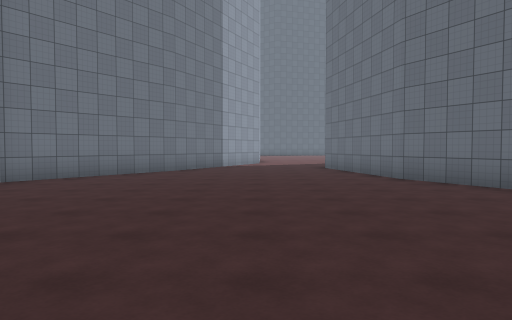
[1] (above)

24 first-person views from a walk through a Unity game level. The camera is 1.4 m above the floor, tilts 2° down and sees 70° across. The floor is counted in squares, 2 m on a side. Each view is taken from the middle of a square. On the plan, view 1 faces up. The plan holds only what a view shows up to about 11 squares ahead; the rest is blank. The place goes on beyond the plan. The player character is not drawn. Surface patterns are stand-ins for the level's own textures.

[2]
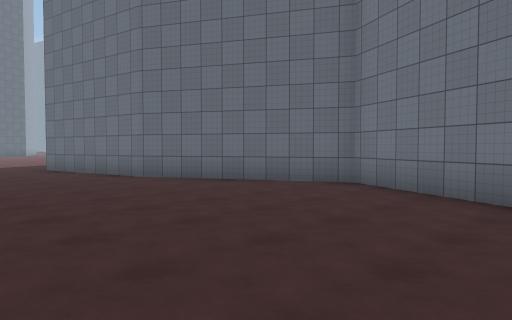

[3]
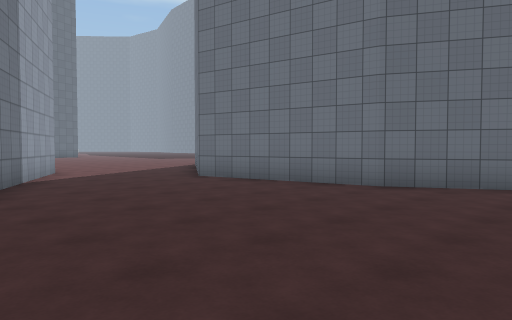

[4]
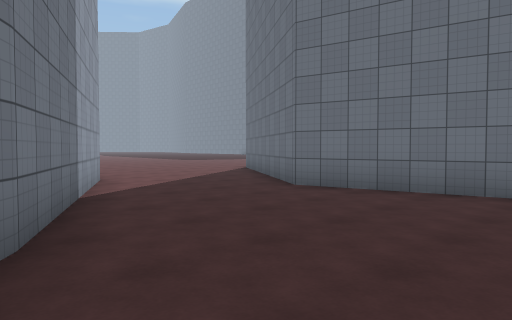

[5]
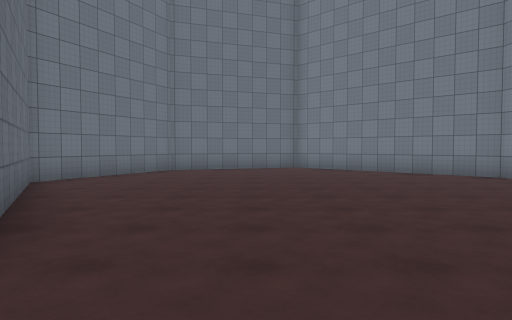

[6]
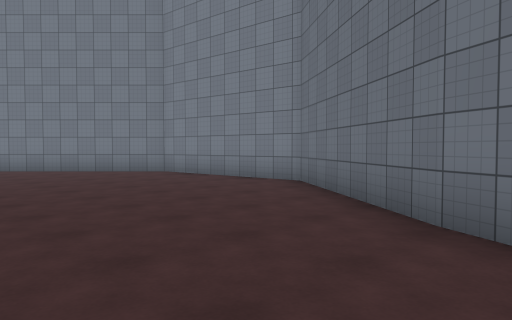

[7]
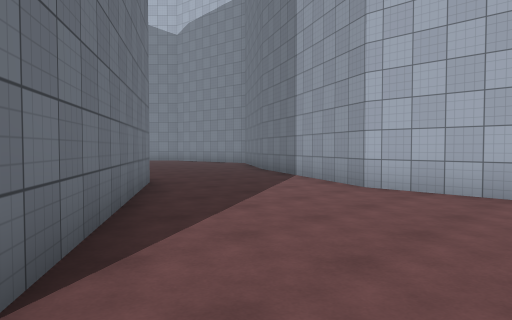

[8]
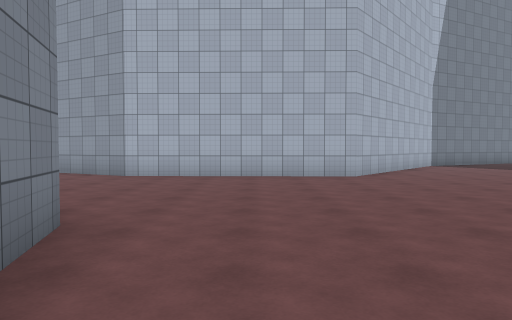

[9]
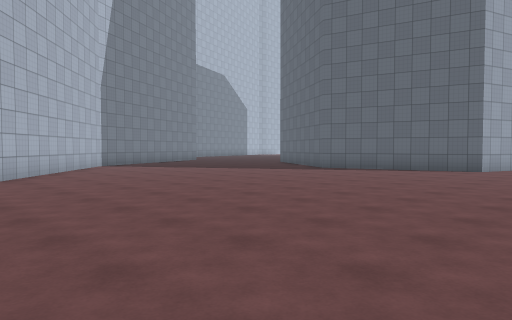

[10]
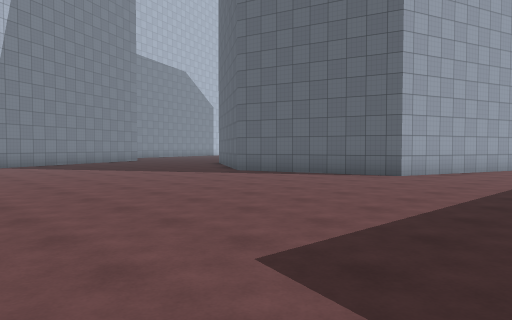

[11]
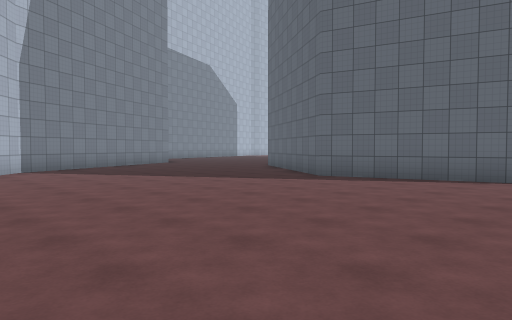

[12]
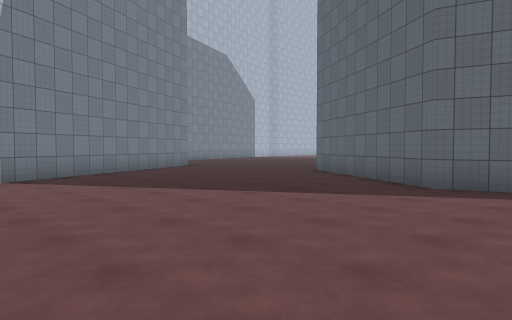

[13]
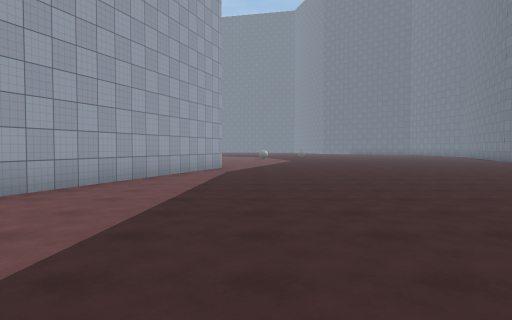

[14]
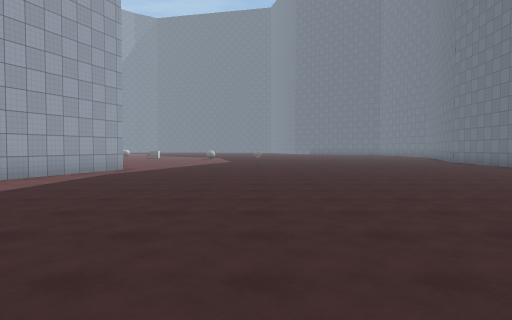

[15]
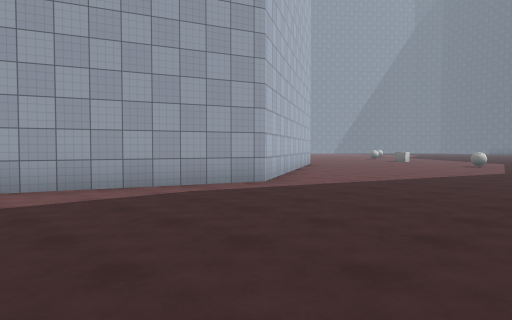

[16]
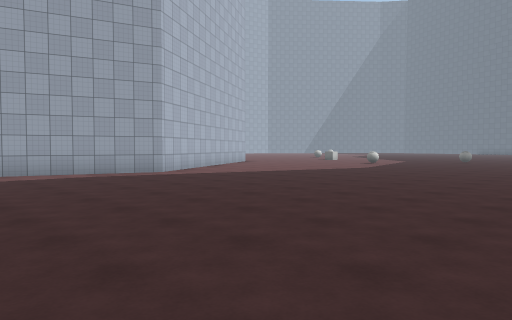

[17]
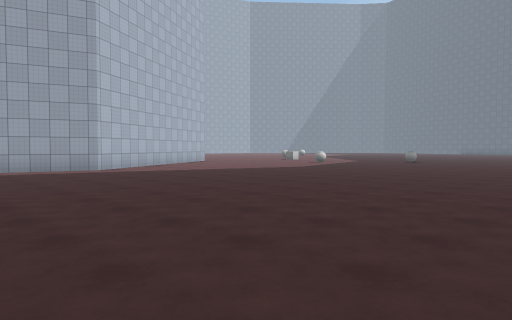

[18]
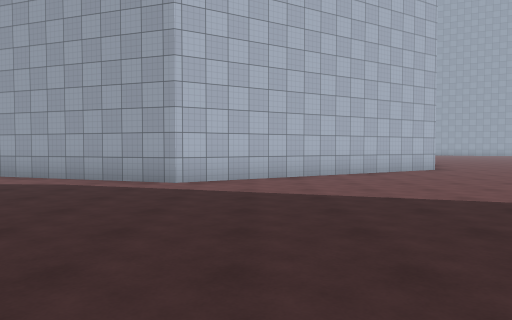

[19]
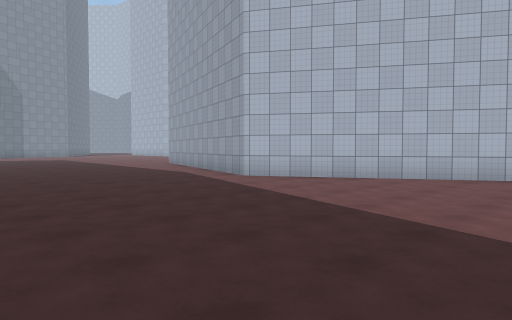

[20]
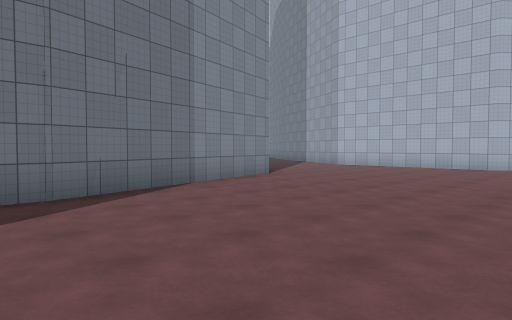

[21]
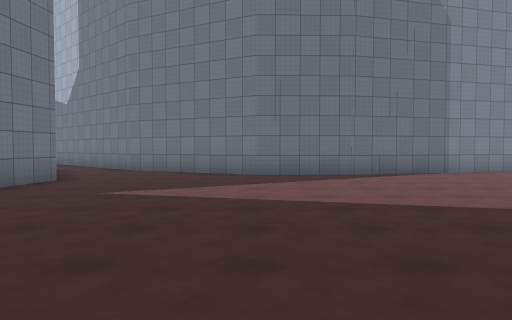

[22]
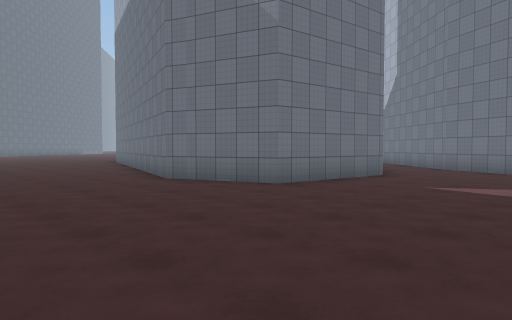

[23]
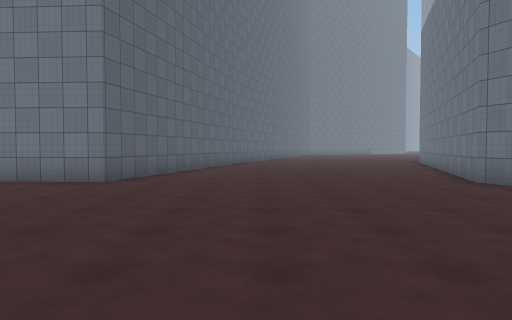

[24]
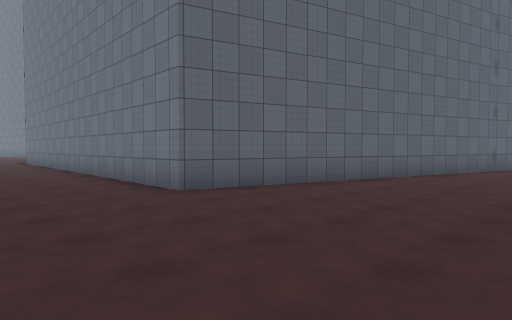

### Floor plan
Points are (right, up) in squares from view 1. A wall is a line through its corners. A room is listed if a view was taken in it or the views show most of it. See-through windows are left out.
Room 1 (views 1, 2, 3, 4, 5, 6)
walls: (3.2, 8) (2.3, 12.3) (3.7, 14.3); (-2.4, 10.9) (-5.1, 7.2) (-4.6, 2.6) (-1.5, -0.5); (3.6, -0.1) (5.5, 3.7) (3.2, 8.1); (-0.3, 14.9) (-2.4, 10.8)
ways out: opening at (2, 14) to room 2
Room 2 (views 7, 8, 9, 10, 11, 12, 13, 14, 15, 16, 17, 18, 19, 20, 21, 22, 23, 24)
walls: (11.5, 18.7) (14, 18.8) (17.6, 17); (18.2, 20.1) (18.6, 23.7) (21.3, 24.6) (25.1, 23.4); (-2.7, 23.9) (0.2, 21.4) (0.1, 15.8) (-0.3, 14.9); (5, 46.1) (8.8, 39.4) (6.2, 31.8) (1.8, 30.5) (-2.5, 33.2); (-5.3, 27) (-4.5, 25.5) (-3.8, 24.9); (3.7, 14.3) (5.8, 17.3) (11.6, 18.8); (31.2, 29.4) (21.3, 32) (21.7, 38.9)
ways out: opening at (2, 14) to room 1

Where each view was taken, in squares from view 1:
view 1: 0 up, 0 right, facing up
view 2: 0 up, 1 left, facing up-right
view 3: 5 up, 3 left, facing up-right
view 4: 8 up, 3 left, facing up-right
view 5: 11 up, 1 right, facing down
view 6: 12 up, 1 right, facing down-left
view 7: 19 up, 6 right, facing down-left
view 8: 19 up, 9 right, facing left
view 9: 20 up, 9 right, facing up-left
view 10: 23 up, 10 right, facing up-left
view 11: 23 up, 7 right, facing up-left
view 12: 24 up, 4 right, facing up-left
view 13: 27 up, 10 right, facing up
view 14: 28 up, 13 right, facing up
view 15: 34 up, 14 right, facing up-left
view 16: 34 up, 18 right, facing up-left
view 17: 35 up, 20 right, facing up-left
view 18: 41 up, 16 right, facing left
view 19: 46 up, 15 right, facing down-left
view 20: 24 up, 13 right, facing down-left
view 21: 28 up, 14 right, facing down
view 22: 29 up, 14 right, facing down-right
view 23: 29 up, 14 right, facing right
view 24: 27 up, 18 right, facing up-right
